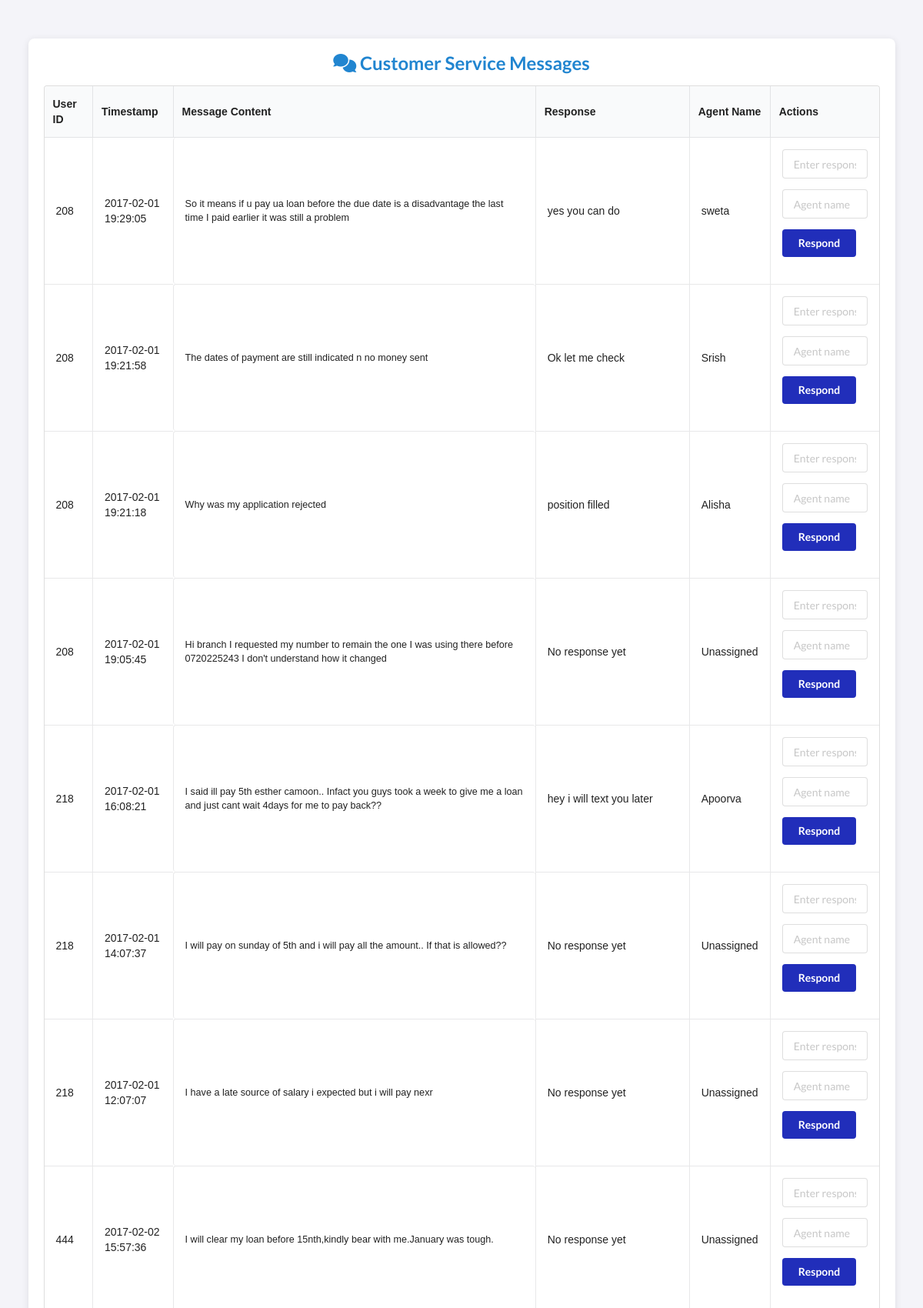
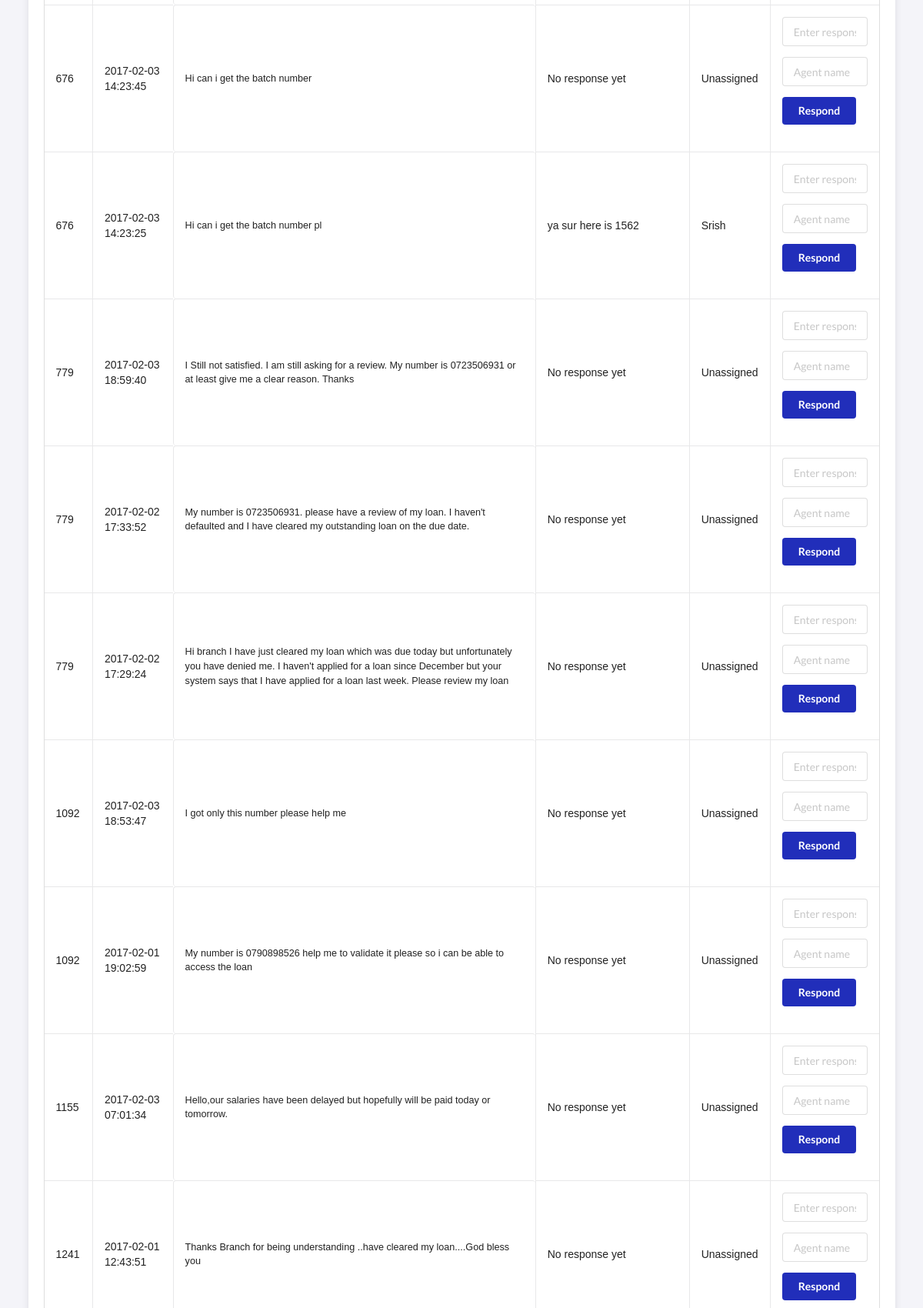
The page / (upper part) on the database its author committed (2 pictures, top to bottom).
### app.py (models this page shows)
class Message(db.Model):
    id = db.Column(db.Integer, primary_key=True)
    user_id = db.Column(db.String(100), nullable=False)
    timestamp = db.Column(db.DateTime, nullable=False)
    message_content = db.Column(db.String(500), nullable=False)
    response = db.Column(db.String(500), nullable=True)
    agent_name = db.Column(db.String(100), nullable=True)

### app.py (the view)
@app.route('/')
def index():
    messages = Message.query.all()
    return render_template('index.html', messages=messages)

### templates/index.html (shortened to what this page needs)
<!DOCTYPE html>
<html lang="en">
<head>
    <link rel="stylesheet" href="https://cdnjs.cloudflare.com/ajax/libs/semantic-ui/2.4.1/semantic.min.css">
    <link rel="stylesheet" href="https://cdnjs.cloudflare.com/ajax/libs/font-awesome/6.0.0-beta3/css/all.min.css">
</head>
<body>
    <div class="ui container">
        <h2 class="ui header"><i class="fas fa-comments"></i> Customer Service Messages</h2>
        <table class="ui celled table">
            <thead>
                <tr>
                    <th>User ID</th>
                    <th>Timestamp</th>
                    <th>Message Content</th>
                    <th>Response</th>
                    <th>Agent Name</th>
                    <th>Actions</th>
                </tr>
            </thead>
            <tbody>
                {% for message in messages %}
                    <tr>
                        <td>{{ message.user_id }}</td>
                        <td>{{ message.timestamp }}</td>
                        <td class="message-content">{{ message.message_content }}</td>
                        <td style="width: 200px;">{{ message.response or "No response yet" }}</td>
                        <td>{{ message.agent_name or "Unassigned" }}</td>
                        <td>
                            <form action="/respond/{{ message.id }}" method="POST" class="ui form">
                                <div class="field">
                                    <input type="text" name="response" placeholder="Enter response" required>
                                </div>
                                <div class="field">
                                    <input type="text" name="agent_name" placeholder="Agent name" required>
                                </div>
                                <div class="action-buttons">
                                    <button class="ui button primary" type="submit">Respond</button>
                                </div>
                            </form>
                        </td>
                    </tr>
                {% else %}
                    <tr>
                        <td colspan="6" style="text-align: center;">No messages available</td>
                    </tr>
                {% endfor %}
            </tbody>
        </table>
    </div>
</body>
</html>

### templates/index.html (style rules this page uses)
body { background-color: #f4f4f9; font-family: 'Arial', sans-serif; color: #333; }
.container { margin-top: 50px; margin-bottom: 50px; padding: 20px; border-radius: 8px; box-shadow: 0 2px 10px rgba(0, 0, 0, 0.1); background-color: #ffffff; }
h2 { margin-bottom: 30px; text-align: center; color: #2185d0; }
.ui.table { margin-bottom: 20px; }
.ui.table th { background-color: #2185d0; color: white; }
.ui.table td { padding: 15px; }
.ui.form { margin-bottom: 20px; }
.ui.button { background-color: #2185d0; color: white; transition: background-color 0.3s ease; }
.ui.button.primary { background-color: #212eba; }
.ui.header { color: #2185d0; }
.field input { border: 1px solid #ddd; border-radius: 4px; padding: 10px; width: 100%; box-sizing: border-box; transition: border-color 0.3s ease; }
.action-buttons { display: flex; justify-content: space-between; }
.message-content { font-size: 0.9em; line-height: 1.5; border-radius: 4px; padding: 10px; overflow-wrap: break-word; }

### rows shown on the page
Message: user_id "208", timestamp "2017-02-01 19:29:05", message_content "So it means if u pay ua loan before the due date is a disadvantage the last time I paid earlier it was still a problem", response "yes you can do", agent_name "sweta"
Message: user_id "208", timestamp "2017-02-01 19:21:58", message_content "The dates of payment are still indicated n no money sent", response "Ok let me check", agent_name "Srish"
Message: user_id "208", timestamp "2017-02-01 19:21:18", message_content "Why was my application rejected", response "position filled", agent_name "Alisha"
Message: user_id "208", timestamp "2017-02-01 19:05:45", message_content "Hi branch I requested my number to remain the one I was using there before 0720225243 I don't understand how it changed", response "No response yet", agent_name "Unassigned"
Message: user_id "218", timestamp "2017-02-01 16:08:21", message_content "I said ill pay 5th esther camoon.. Infact you guys took a week to give me a loan and just cant wait 4days for me to pay back??", response "hey i will text you later", agent_name "Apoorva"
Message: user_id "218", timestamp "2017-02-01 14:07:37", message_content "I will pay on sunday of 5th and i will pay all the amount.. If that is allowed??", response "No response yet", agent_name "Unassigned"
Message: user_id "218", timestamp "2017-02-01 12:07:07", message_content "I have a late source of salary i expected but i will pay nexr", response "No response yet", agent_name "Unassigned"
Message: user_id "444", timestamp "2017-02-02 15:57:36", message_content "I will clear my loan before 15nth,kindly bear with me.January was tough.", response "No response yet", agent_name "Unassigned"
Message: user_id "676", timestamp "2017-02-03 14:23:45", message_content "Hi can i get the batch number", response "No response yet", agent_name "Unassigned"
Message: user_id "676", timestamp "2017-02-03 14:23:25", message_content "Hi can i get the batch number pl", response "ya sur here is 1562", agent_name "Srish"
Message: user_id "779", timestamp "2017-02-03 18:59:40", message_content "I Still not satisfied. I am still asking for a review. My number is 0723506931 or at least give me a clear reason. Thanks", response "No response yet", agent_name "Unassigned"
Message: user_id "779", timestamp "2017-02-02 17:33:52", message_content "My number is 0723506931. please have a review of my loan. I haven't defaulted and I have cleared my outstanding loan on the due date.", response "No response yet", agent_name "Unassigned"
Message: user_id "779", timestamp "2017-02-02 17:29:24", message_content "Hi branch I have just cleared my loan which was due today but unfortunately you have denied me. I haven't applied for a loan since December but your system says that I have applied for a loan last week. Please review my loan", response "No response yet", agent_name "Unassigned"
Message: user_id "1092", timestamp "2017-02-03 18:53:47", message_content "I got only this number please help me", response "No response yet", agent_name "Unassigned"
Message: user_id "1092", timestamp "2017-02-01 19:02:59", message_content "My number is 0790898526 help me to validate it please so i can be able to access the loan", response "No response yet", agent_name "Unassigned"
Message: user_id "1155", timestamp "2017-02-03 07:01:34", message_content "Hello,our salaries have been delayed but hopefully will be paid today or tomorrow.", response "No response yet", agent_name "Unassigned"
Message: user_id "1241", timestamp "2017-02-01 12:43:51", message_content "Thanks Branch for being understanding ..have cleared my loan....God bless you", response "No response yet", agent_name "Unassigned"
